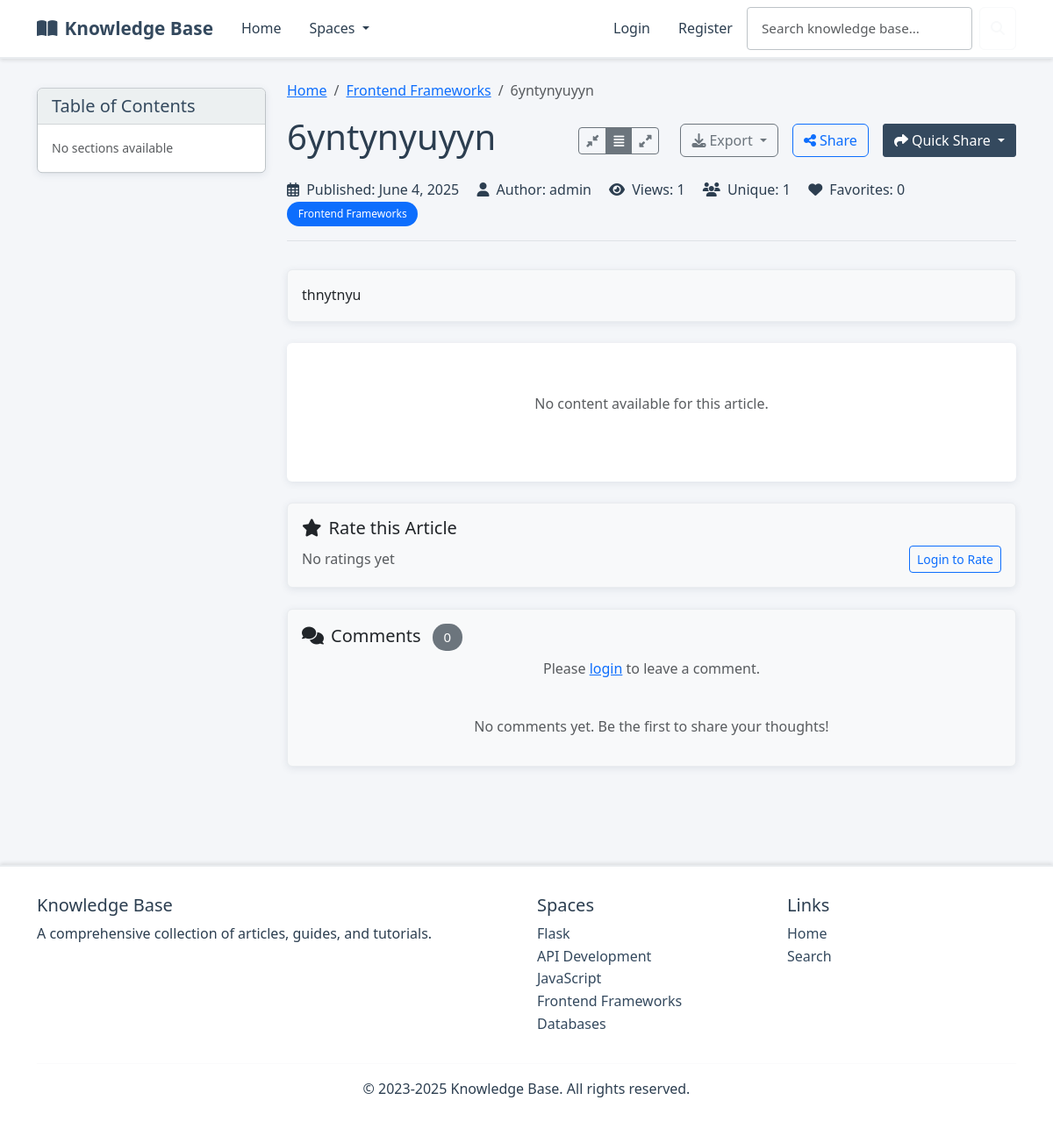
The app's page /article/11/, older data.
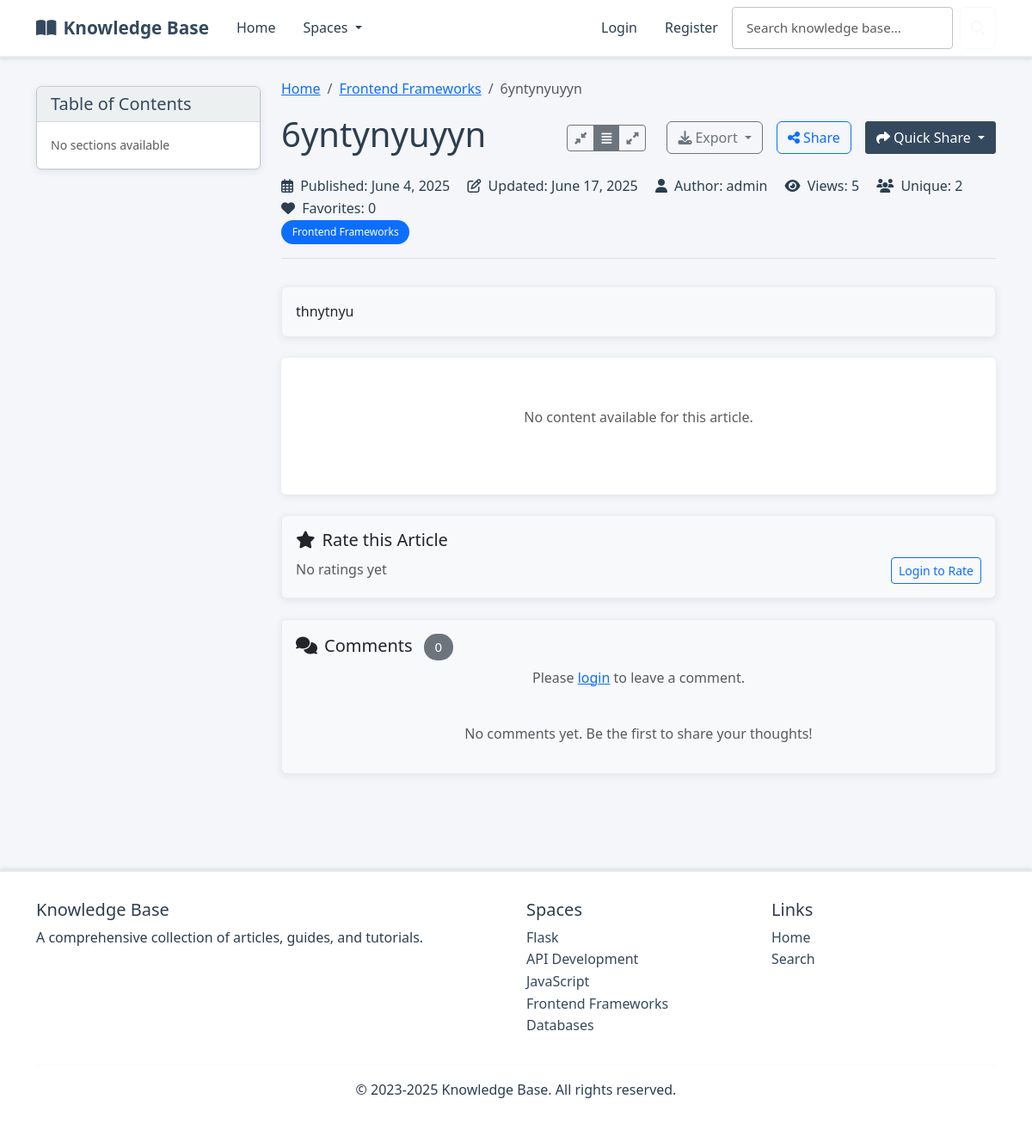
The same page, newer data.
### kb/models.py (models this page shows, shortened)
class Article(models.Model):
    STATUS_CHOICES = [
        ('draft', 'Draft'),
        ('live', 'Live'),
        ('archive', 'Archive'),
    ]
    title = models.CharField(max_length=200)
    summary = models.TextField()
    space = models.ForeignKey(Space, on_delete=models.CASCADE, related_name='articles')
    author = models.ForeignKey(User, on_delete=models.CASCADE, related_name='articles', null=True, blank=True)
    status = models.CharField(max_length=10, choices=STATUS_CHOICES, default='draft')
    tags = models.ManyToManyField(Tag, blank=True, related_name='articles')
    legacy_tags = models.JSONField(default=list, help_text="Legacy tags for backward compatibility")
    created_at = models.DateField(default=timezone.now)
    updated_at = models.DateField(default=timezone.now)
    @property
    def content(self):
        return "".join([paragraph.content for paragraph in self.paragraphs.all().order_by('order')])
    def average_rating(self):
        ratings = self.ratings.all()
        if not ratings:
            return 0
        return sum(r.rating for r in ratings) / len(ratings)
    def rating_count(self):
        return self.ratings.count()
    def comment_count(self):
        return self.comments.filter(is_approved=True, parent__isnull=True).count()
    def get_favorites_count(self):
        return self.favorites.count()
    def get_view_count(self):
        return self.views.count()
    def get_unique_view_count(self):
        user_views = self.views.filter(user__isnull=False).values('user').distinct().count()
        anonymous_views = self.views.filter(user__isnull=True).values('ip_address').distinct().count()
        return user_views + anonymous_views
    def record_view(self, request):
        x_forwarded_for = request.META.get('HTTP_X_FORWARDED_FOR')
        if x_forwarded_for:
            ip = x_forwarded_for.split(',')[0]
        else:
            ip = request.META.get('REMOTE_ADDR', '127.0.0.1')
        user_agent = request.META.get('HTTP_USER_AGENT', '')
        referrer = request.META.get('HTTP_REFERER', '')
        session_key = request.session.session_key or ''
        ArticleView.objects.create(
            article=self,
            user=request.user if request.user.is_authenticated else None,
            ip_address=ip,
            user_agent=user_agent,
            referrer=referrer,
            session_key=session_key
        )

class Space(models.Model):
    ICON_CHOICES = [
        ('fas fa-folder', 'Folder'),
        ('fas fa-book', 'Book'),
        ('fas fa-lightbulb', 'Lightbulb'),
        ('fas fa-cog', 'Settings'),
        ('fas fa-rocket', 'Rocket'),
        ('fas fa-star', 'Star'),
        ('fas fa-heart', 'Heart'),
        ('fas fa-trophy', 'Trophy'),
        ('fas fa-graduation-cap', 'Education'),
        ('fas fa-code', 'Code'),
        ('fas fa-database', 'Database'),
        ('fas fa-shield-alt', 'Security'),
        ('fas fa-users', 'Team'),
        ('fas fa-chart-line', 'Analytics'),
        ('fas fa-puzzle-piece', 'Puzzle'),
        ('fas fa-tools', 'Tools'),
        ('fas fa-globe', 'Global'),
        ('fas fa-mobile-alt', 'Mobile'),
        ('fas fa-cloud', 'Cloud'),
        ('fas fa-fire', 'Fire'),
    ]
    name = models.CharField(max_length=100)
    description = models.TextField()
    label = models.ForeignKey(Label, on_delete=models.SET_NULL, null=True, blank=True, related_name='spaces')
    icon = models.CharField(max_length=50, choices=ICON_CHOICES, default='fas fa-folder')
    class Meta:
        verbose_name_plural = "Spaces"

### kb/views.py (the view)
# urls.py: path('article/<int:article_id>/', views.article_detail, name='article_detail'),
def article_detail(request, article_id):
    article = get_object_or_404(Article, id=article_id)
    article.record_view(request)
    if request.user.is_authenticated:
        ArticleReadStatus.mark_as_read(article, request.user)
    user_rating = None
    if request.user.is_authenticated:
        user_rating = article.get_user_rating(request.user)
    comments = article.comments.filter(is_approved=True, parent__isnull=True).order_by('-created_at')
    if request.user.is_authenticated:
        article.is_read = article.is_read_by_user(request.user)
        article.is_favorited = article.is_favorited_by_user(request.user)
    context = {
        'article': article,
        'title': article.title,
        'user_rating': user_rating,
        'comments': comments,
        'average_rating': article.average_rating(),
        'rating_count': article.rating_count(),
        'comment_count': article.comment_count(),
        'view_count': article.get_view_count(),
        'unique_view_count': article.get_unique_view_count(),
        'favorites_count': article.get_favorites_count(),
    }
    return render(request, 'article.html', context)

### kb/context_processors.py (called while the page is built)
def categories_processor(request):
    return {
        'spaces': Space.objects.all()
    }

### templates/article.html (shortened to what the changed rows need)
{% extends 'layout.html' %}
{% load static %}
{% block content %}
<div class="row">
    <div class="col-lg-9">
        <div class="article-header">
            <nav aria-label="breadcrumb">
                <ol class="breadcrumb">
                    <li class="breadcrumb-item"><a href="/">Home</a></li>
                    <li class="breadcrumb-item"><a href="{% url 'space_detail' space_id=article.space.id %}">{{ article.space.name }}</a></li>
                    <li class="breadcrumb-item active" aria-current="page">{{ article.title }}</li>
                </ol>
            </nav>
            <div class="d-flex justify-content-between align-items-center mb-3">
                <div class="d-flex align-items-center">
                    <h1 class="me-3">{{ article.title }}</h1>
                </div>
            </div>
            <div class="article-metadata d-flex justify-content-between flex-wrap">
                <div>
                    <span class="me-3"><i class="far fa-calendar-alt me-1"></i> Published: {{ article.created_at }}</span>
                    {% if article.updated_at != article.created_at %}
                    <span class="me-3"><i class="far fa-edit me-1"></i> Updated: {{ article.updated_at }}</span>
                    {% endif %}
                    {% if article.author %}
                    <span class="me-3"><i class="fas fa-user me-1"></i> Author: {{ article.author.username }}</span>
                    {% endif %}
                    <span class="me-3"><i class="fas fa-eye me-1"></i> Views: {{ view_count }}</span>
                    <span class="me-3"><i class="fas fa-users me-1"></i> Unique: {{ unique_view_count }}</span>
                    <span><i class="fas fa-heart me-1"></i> Favorites: {{ favorites_count }}</span>
                </div>
                <div>
                    <a href="{% url 'space_detail' space_id=article.space.id %}" class="badge bg-primary text-decoration-none">
                        {{ article.space.name }}
                    </a>
                </div>
            </div>
        </div>
        <div class="card mb-4 article-summary" style="background-color: #f8f9fa; border: 1px solid #e9ecef;">
            <div class="card-body">
                <p class="card-text mb-0">{{ article.summary }}</p>
            </div>
        </div>
    </div>
</div>
{% endblock %}

Row changes from the older to the newer data that the page shows:
changed Article "6yntynyuyyn": updated_at (not shown) → "June 17, 2025"
Text that changed along with them:
{{ view_count }}: "1" → "5"
{{ unique_view_count }}: "1" → "2"
text now shown: "Updated:"
